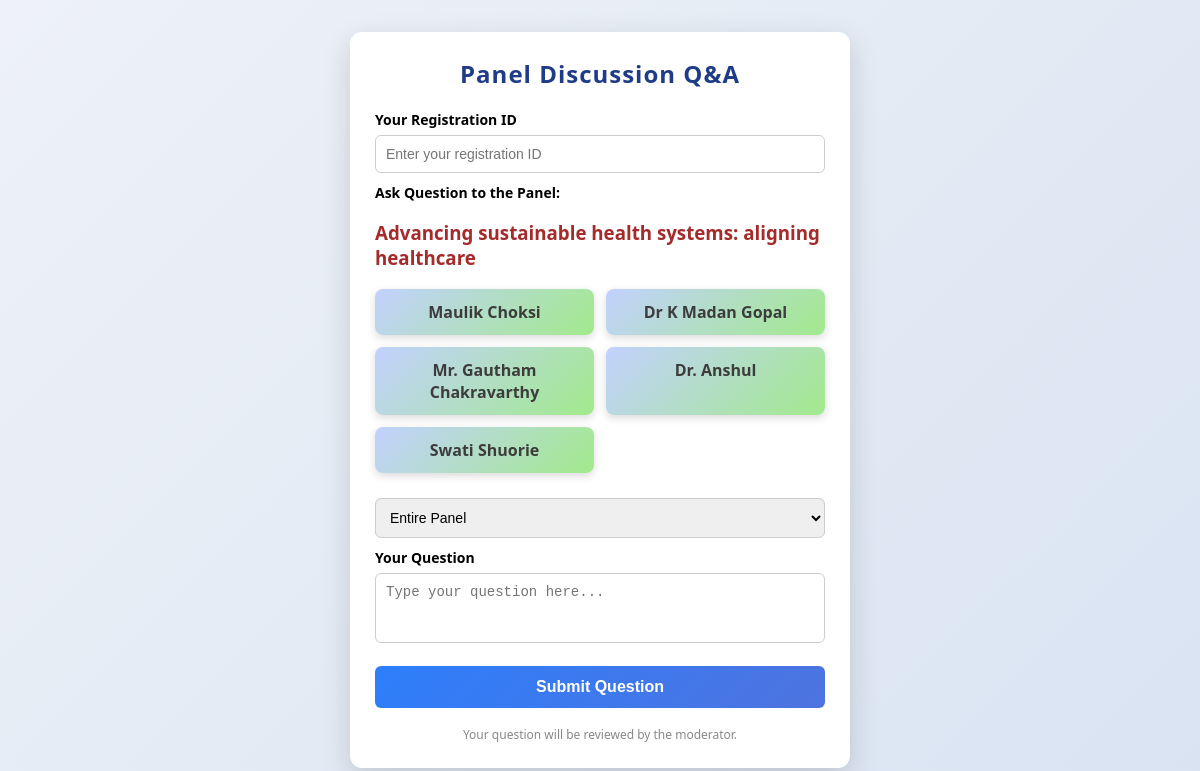
The app's page /panel/7/ with its own data.
### food/models.py (models this page shows, shortened)
class Panel(models.Model):
    name = models.CharField(max_length=200)
    day = models.IntegerField()

class Panelist(models.Model):
    panel = models.ForeignKey(Panel, on_delete=models.CASCADE)
    name = models.CharField(max_length=200)

### food/views.py (the view, shortened to what this page needs)
# urls.py: path("panel/<int:panel_id>/", views.submit_question, name="submit_question"),
def submit_question(request, panel_id):
    panel = Panel.objects.get(id=panel_id)
    panelists = Panelist.objects.filter(panel=panel)
    context = {
        "panel": panel,
        "panelists": panelists
    }
    return render(request, "panel.html", context)

### food/templates/panel.html (shortened to what this page needs)
<!DOCTYPE html>
<html lang="en">
<head>
</head>
<body>
<div class="container">
<h2>Panel Discussion Q&A</h2>
<form class="question-form" method="POST">
<label>Your Registration ID</label>
<input type="text" name="regid" required maxlength="20" placeholder="Enter your registration ID">
<label>Ask Question to the Panel:</label>
<h3 style="color: brown;">{{ panel.name }}</h3>
<div class="panel-members">
{% for p in panelists %}
<div class="member">
{{ p.name }}
</div>
{% endfor %}
</div>
<select name="to" required>
<option value="panel">Entire Panel</option>
</select>
<label>Your Question</label>
<textarea name="question" rows="3" required placeholder="Type your question here..."></textarea>
<button type="submit">Submit Question</button>
</form>
<div class="footer">
Your question will be reviewed by the moderator.
</div>
</div>
</body>
</html>

### food/templates/panel.html (style rules this page uses)
* { box-sizing:border-box; }
body { font-family: "Segoe UI", Arial, sans-serif; margin:0; background:linear-gradient(135deg,#eef2f7,#d9e3f2); min-height:100vh; display:flex; align-items:center; justify-content:center; }
.container { max-width:500px; width:95%; background:white; border-radius:12px; padding:25px; box-shadow:0 10px 30px rgba(0,0,0,0.15); animation:fadeIn 0.6s ease; }
h2 { text-align:center; margin-top:0; color:#1f3c88; letter-spacing:1px; }
.panel-members { display:grid; grid-template-columns:1fr 1fr; gap:12px; margin-bottom:25px; }
.member { background:linear-gradient(135deg,#c2d1fe,#a2ea8c); color:rgb(60, 60, 60); padding:12px; border-radius:8px; text-align:center; font-weight:600; box-shadow:0 3px 8px rgba(0,0,0,0.15); transition:transform 0.2s; }
.question-form label { display:block; font-weight:600; margin-bottom:6px; margin-top:10px; font-size:14px; }
.question-form input, .question-form select, .question-form textarea { width:100%; padding:10px; border-radius:6px; border:1px solid #ccc; font-size:14px; transition:all 0.2s; }
textarea { resize:none; }
button { width:100%; margin-top:18px; padding:12px; background:linear-gradient(135deg,#2d7efb,#4e73df); border:none; border-radius:6px; font-size:16px; font-weight:bold; color:white; cursor:pointer; transition:all 0.25s; }
.footer { text-align:center; margin-top:18px; font-size:12px; color:#888; }

### records on screen
Panel: name "Advancing sustainable health systems: aligning healthcare"
Panelist: name "Maulik Choksi"
Panelist: name "Dr K Madan Gopal"
Panelist: name "Mr. Gautham Chakravarthy"
Panelist: name "Dr. Anshul"
Panelist: name "Swati Shuorie"
